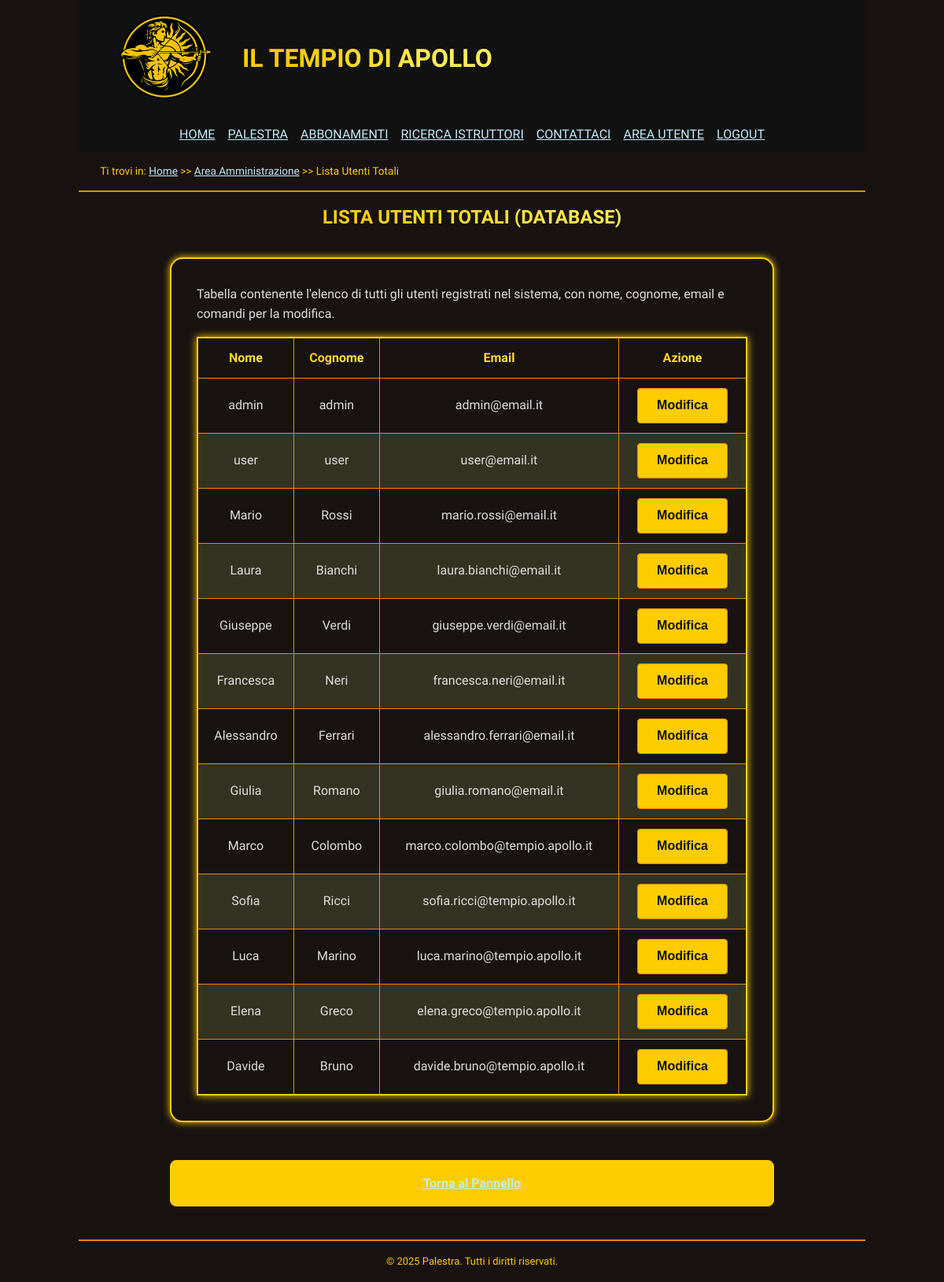
Before: /html/lista-utenti.php with the older database file.
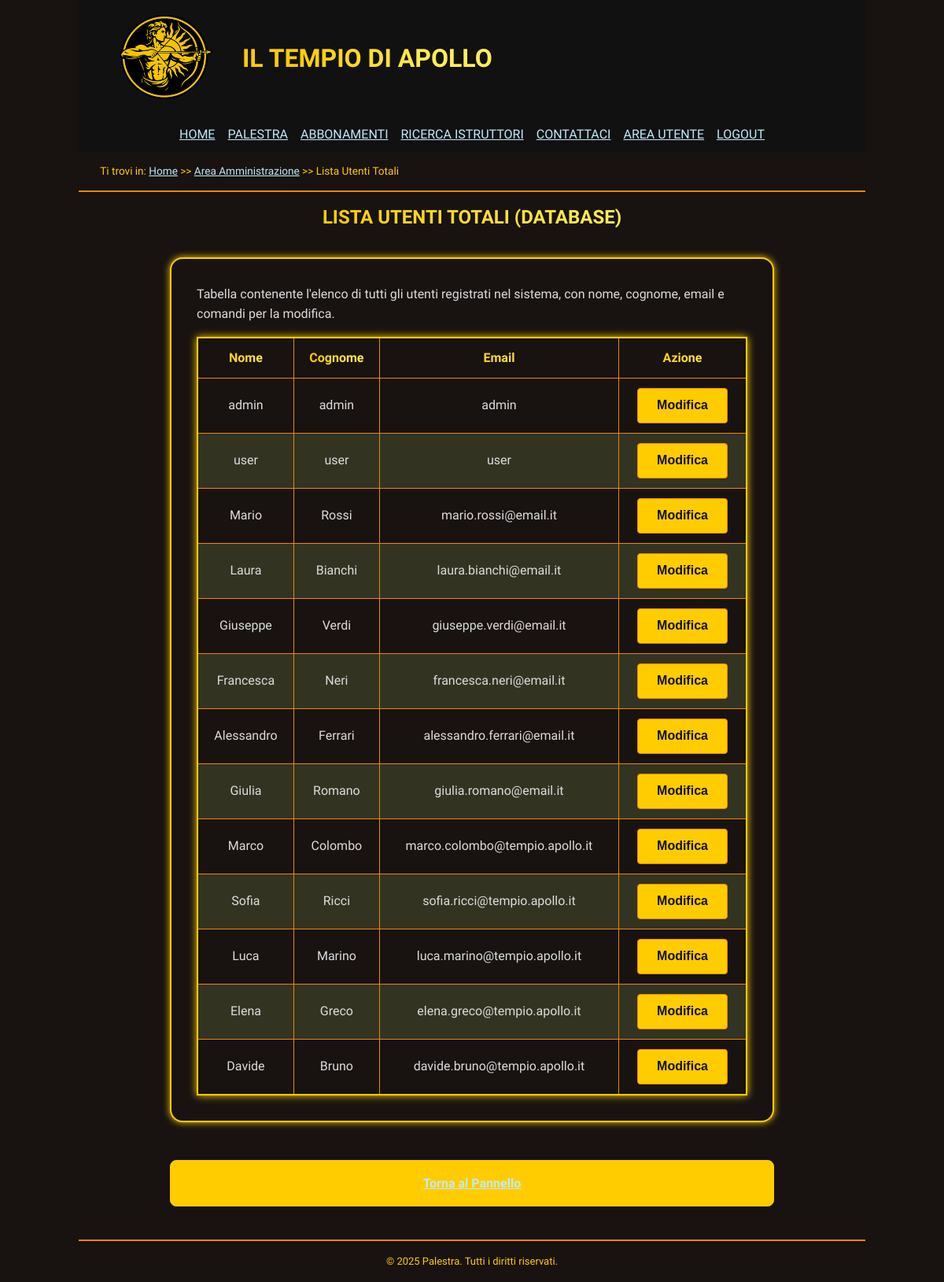
After: the same page with the newer database file.
### tables this page shows
CREATE TABLE Utente (
    id_utente SERIAL PRIMARY KEY,
    nome VARCHAR(100) NOT NULL,
    cognome VARCHAR(100) NOT NULL,
    email VARCHAR(100) UNIQUE NOT NULL,
    password_hash VARCHAR(255) NOT NULL 
);

### html/lista-utenti.php (the view, shortened to what this page needs)
<?php
require_once 'config.php';
$tableRows = "";
$result = $conn->query("SELECT id_utente, nome, cognome, email FROM Utente");
while($row = $result->fetch_assoc()) {
    $tableRows .= "<tr>";
    $tableRows .= "<td>" . htmlspecialchars($row['nome']) . "</td>";
    $tableRows .= "<td>" . htmlspecialchars($row['cognome']) . "</td>";
    $tableRows .= "<td>" . htmlspecialchars($row['email']) . "</td>";
    $tableRows .= "<td><button type='button' class='btn-modify' onclick='editUser(" . $row['id_utente'] . ")'>Modifica</button></td>";
    $tableRows .= "</tr>";
}
$top = file_get_contents("internal/utente/top.html");
$body = file_get_contents("internal/utente/lista-utenti/body.html");
$bottom = file_get_contents("internal/utente/bottom.html");
$top = str_replace("[PageTitle]", "Lista Utenti Totali - Admin", $top);
$breadcrumb = "Ti trovi in: <a href='./home.html'>Home</a> >> <a href='./utente-admin.php'>Area Amministrazione</a> >> Lista Utenti Totali";
$top = str_replace("[Breadcrumb]", $breadcrumb, $top);
$body = str_replace("[TableRows]", $tableRows, $body);
$customScript = '<script src="../javascript/formLista.js"></script>';
$bottom = str_replace("</body>", $customScript . "</body>", $bottom);
echo $top . $body . $bottom;
?>

### css/style.css (style rules this page uses)
* { padding: 0; margin: 0; }
#layout-adhoc, #layout-adhoc *, #layout-adhoc *::before, #layout-adhoc *::after { box-sizing: border-box; }
:root { --mainColorLight: #fe5; --mainColor: #fc0; --mainColorDark: #e80; --textColor: #ddd; --urlColor: #c0ebfb; --visitedUrlColor: #965cfd; --mainBackgroundColorDark: #111; --mainBackgroundColor: #181211; --mainBackgroundColorLight: #332; --headerGradient: linear-gradient(to right, var(--mainColor) 25%, var(--mainColorLight) 75%); }
html, body { font-size: 100%; font-family: "Lexend", "Roboto", sans-serif; line-height: 1.6em; }
body { color: var(--textColor); background-color: var(--mainBackgroundColor); max-width: 1000px; margin: auto; }
a:link { text-decoration: underline; color: var(--urlColor); }
a:link:has(.logo) { text-decoration: none; width: fit-content; display: inline; }
h1, h2, h3, h4, h5, h6 { font-weight: bold; background: var(--headerGradient); background-clip: text; color: transparent; -webkit-background-clip: text; -webkit-text-fill-color: transparent; text-shadow: none; }
h1, h2, h3 { text-align: center; text-transform: uppercase; padding: 0.2em 0.5em; }
strong { font-weight: normal; }
header { background-color: var(--mainBackgroundColorDark); }
footer { margin-top: 2em; padding: 1em; font-size: small; color: var(--mainColor); border-top: 2px solid var(--mainColorDark); text-align: center; }
header.intestazione { display: flex; flex-wrap: wrap; align-items: center; top: 0; position: sticky; z-index: 999; padding: 0.5em 2em; text-transform: uppercase; }
.intestazione .logo { width: 156px; display: inline; vertical-align: middle; padding: .2em .5em; }
.intestazione h1 { display: inline; width: fit-content; flex: 1 1 auto; }
#menu { display: flex; justify-content: space-around; margin: 0 auto; }
#menu ul { display: flex; flex-wrap: wrap; list-style: none; }
#menu li { margin: .2em .5em; }
#breadcrumb { color: var(--mainColor); padding: 0.8em 2em; font-size: 0.85em; border-bottom: 2px solid var(--mainColorDark); }
:root { --reviewImageSize: 10em; }
:root { --apollo-gradient: linear-gradient(135deg, #ffcc00 0%, #ff6a00 100%); --fire-gradient: linear-gradient(135deg, #ff4e50 0%, #f9d423 100%); --gold: #ffcc00; --orange: #ff6a00; --glow-gold: 0 0 20px rgba(255, 204, 0, 0.3); --shadow-card: 0 10px 30px rgba(0, 0, 0, 0.8); --radius: 12px; }
.user-section button { background-color: var(--mainColor); color: var(--mainBackgroundColorDark); border: 1px solid var(--mainColorDark); padding: 0.75em 1.5em; border-radius: 4px; cursor: pointer; font-size: 1em; margin-bottom: 1em; }
.admin-table { width: 100%; border-collapse: collapse; margin-top: 1em; background-color: var(--mainBackgroundColor); border: 2px solid var(--mainColor); box-shadow: 0 0 10px var(--mainColor); }
.admin-table th, .admin-table td { padding: 0.75em; text-align: center; border: 1px solid var(--mainColorDark); }
.admin-table th { background: var(--headerGradient); background-clip: text; color: transparent; -webkit-background-clip: text; -webkit-text-fill-color: transparent; font-weight: bold; }
.admin-table tbody tr:nth-child(even) { background-color: var(--mainBackgroundColorLight); }
.admin-table th[scope="col"] { text-align: center; font-weight: bold; color: var(--textColor); }

### css/utente.css (style rules this page uses)
.area-personale { display: flex; flex-direction: column; gap: 2em; padding: 1em; max-width: 800px; margin: 0 auto; }
.user-section { background-color: var(--mainBackgroundColor); border: 2px solid var(--mainColor); border-radius: 1em; padding: 2em; box-shadow: 0 0 10px var(--mainColor); }
.tech-form-group input, .btn-modify { height: 45px !important; box-sizing: border-box !important; margin: 0 !important; font-weight: bold; vertical-align: bottom; }
.btn-modify { display: inline-flex; align-items: center; justify-content: center; padding: 0 20px; white-space: nowrap; background-color: var(--mainBackgroundColorLight); color: var(--textColor); border: 1px solid var(--mainColorDark); border-radius: 6px; cursor: pointer; transition: all 0.3s ease; }
.account-actions { display: flex; gap: 1em; justify-content: center; margin-top: 1em; }
.btn-logout { padding: 1em 2em; border: 1px solid var(--mainColor); border-radius: 8px; font-weight: bold; cursor: pointer; width: 100%; text-align: center; text-decoration: none; display: inline-block; background-color: var(--mainColor); color: var(--mainBackgroundColorDark); }

Changed rows visible on the page:
changed utente "admin": email "admin@email.it" → "admin"
changed utente "user": email "user@email.it" → "user"
